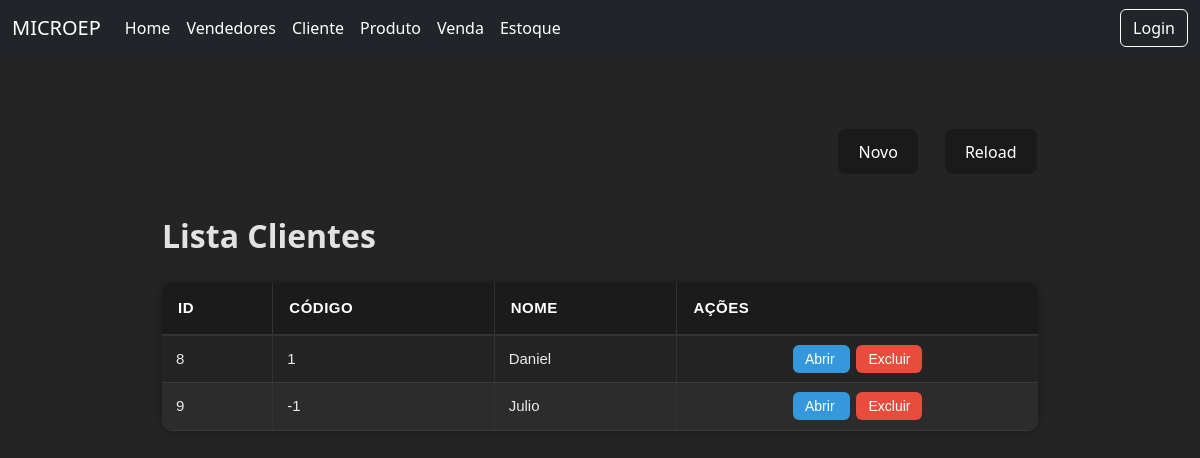
Before: /clientes/ with the older database file.
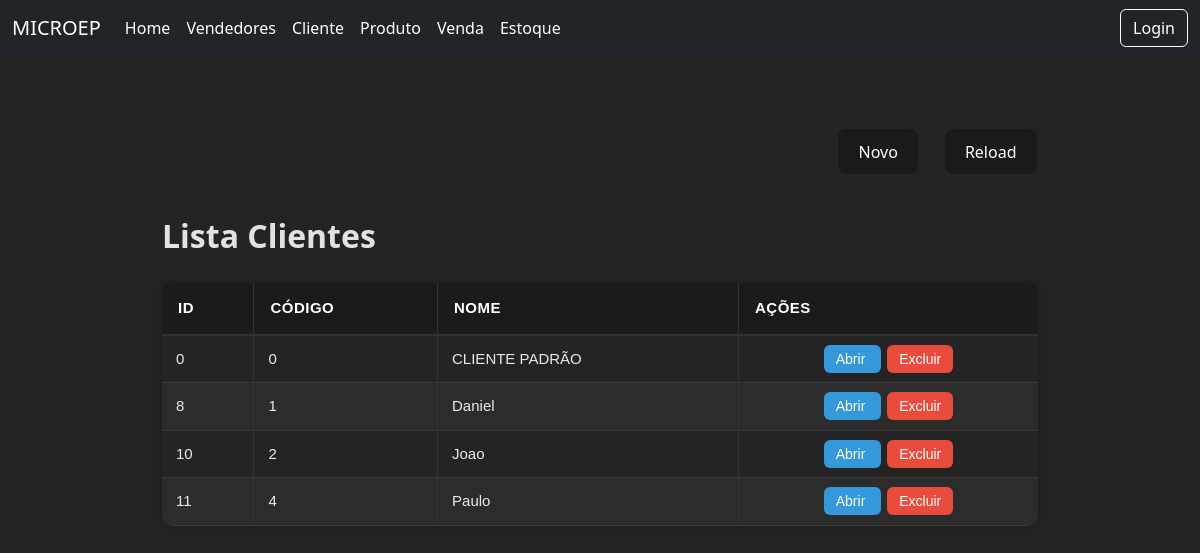
After: the same page with the newer database file.
### core/models.py (models this page shows, shortened)
class cliente(models.Model):
    codigo = models.IntegerField()
    nome = models.CharField(max_length=100)

### core/views.py (the view)
# urls.py: path('clientes/',views.clienteview,name='clientes'),
def clienteview(request):
    clientes = cliente.objects.all()
    return render(request,'modelos/clientes.html',{'clientes':clientes})

### core/templates/modelos/clientes.html (shortened to what this page needs)
<!DOCTYPE html>
<html lang="pt-br">
<head>
    {% load static %}
    <link rel="stylesheet" href="{% static 'clientes.css' %}">
</head>
<body>
    {% include 'components/navbar.html' %}
    <div class="divcentral">
        <div class="controlebuttons">
            <div class="buttonsalign">
                <button class="buttonp">
                    <a href="{% url 'cadastrocliente' %}">Novo</a>
                </button>
                <button class="buttonp">
                    <a href="{% url 'clientes' %}">Reload</a>
                </button>
            </div>
        </div>
        <div class="grid">
            <h2 class="boldtext">Lista Clientes</h2>
            <table class="tabela-vendedores">
                <thead>
                    <tr>
                        <th class="colunmgrid">ID</th>
                        <th>Código</th>
                        <th>Nome</th>
                        <th>Ações</th>
                    </tr>
                </thead>
                <tbody>
                    {% for c in clientes %}
                    <tr>
                        <td>{{ c.id }}</td>
                        <td>{{ c.codigo }}</td>
                        <td>{{ c.nome }}</td>
                        <td class=" text-center acoes">
                            <a href="{% url 'editarcliente' c.id %}" class="btn-detalhe">
                                Abrir
                            </a>
                            <a href="{% url 'removercliente' c.id %}" class="btn-delete">
                                Excluir
                            </a>
                        </td>
                    </tr>
                    {% endfor %}
                </tbody>
            </table>
        </div>
    </div>
</body>
</html>

Changed rows visible on the page:
removed cliente: id "9", codigo "-1", nome "Julio"
added cliente: id "0", codigo "0", nome "CLIENTE PADRÃO"
added cliente: id "10", codigo "2", nome "Joao"
added cliente: id "11", codigo "4", nome "Paulo"
